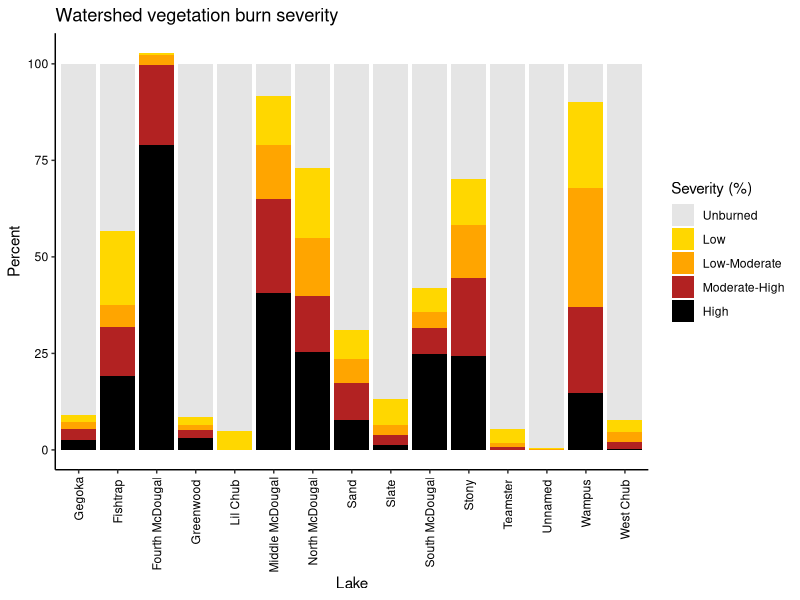
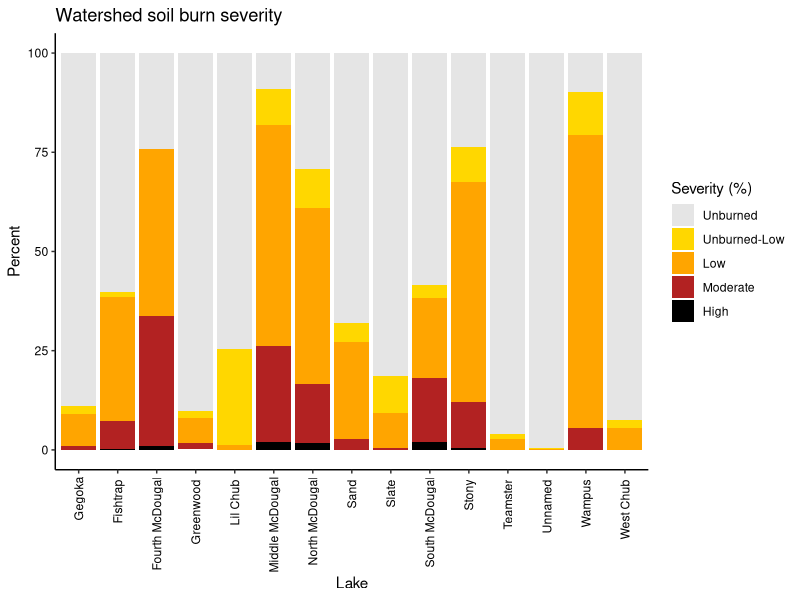
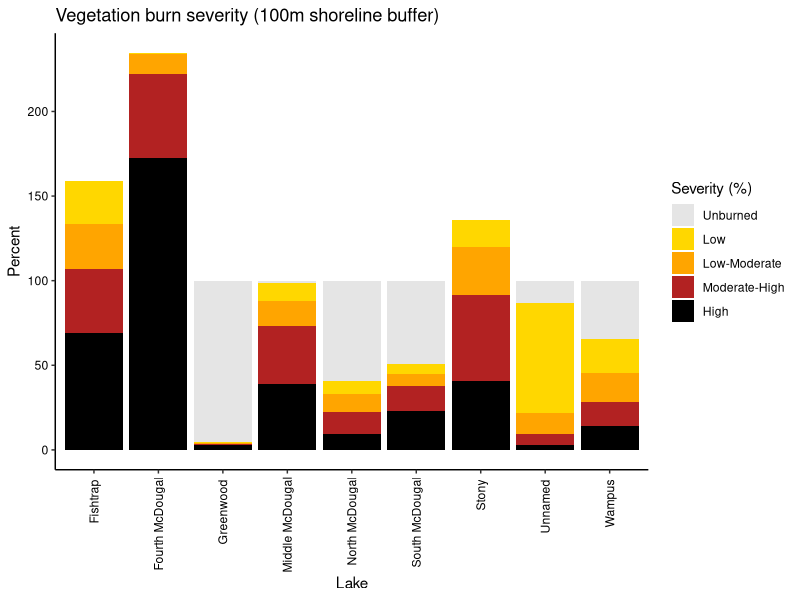
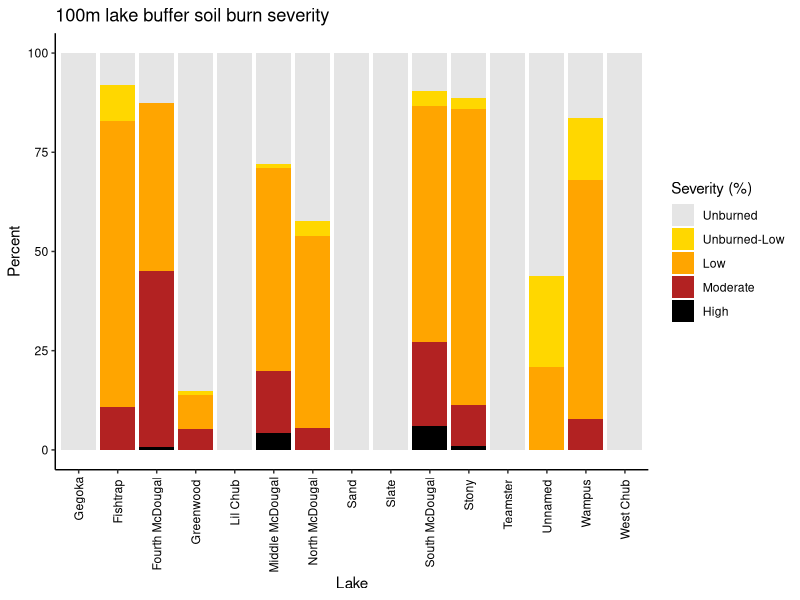

Reproduce these figures in R, in order.
################### Exploring lake times series data ##########################
# Date: 8-26-22
# updated: 10-18-22, now with soil burn severity data corrected
# Author: Ian McCullough, immccull@gmail.com
###############################################################################

#### R libraries ####
library(ggplot2)
library(reshape2)
library(dplyr)

#### Input data ####
setwd("C:/Users/immcc/Documents/SplashNBurn")

may_june_july <- read.csv("Data/WaterQuality/may_june_july.csv")
ws_burn_severity <- read.csv("Data/BurnSeverity/vegetation_ws_area.csv")
#ws_soilburn_severity <- read.csv("Data/BurnSeverity/soil_ws_area.csv")
ws_soilburn_severity <- read.csv("Data/BurnSeverity/Ian_calculations/burned_ws_sbs_pct.csv")
buffer_burn_severity <- read.csv("Data/BurnSeverity/vegetation_buffer_area.csv")
#buffer_soilburn_severity <- read.csv("Data/BurnSeverity/soil_buffer_area.csv")
buffer_soilburn_severity <- read.csv("Data/BurnSeverity/Ian_calculations/burned_buff100m_sbs_pct.csv")

#### Main program ####
# how correlated are % ws burn variables? Seem to be highly so
ws_burn_severity_pct <- ws_burn_severity[,c(1,3,5,7,9)]
ws_burn_severity_pct$total_ws_burn_pct <- rowSums(ws_burn_severity_pct[,c(2:5)])
cor(ws_burn_severity_pct, method='pearson', use='pairwise.complete.obs')
cor(ws_burn_severity_pct, method='spearman', use='pairwise.complete.obs')

# calculate unburned pct
ws_burn_severity_pct$unburned_pct <- 100-ws_burn_severity_pct$total_ws_burn_pct
# if any slight rounding errors result in negative burned area
ws_burn_severity_pct$unburned_pct <- ifelse(ws_burn_severity_pct$unburned_pct < 0, 0, ws_burn_severity_pct$unburned_pct)

## prepare for plot
# get names + lagoslakeids only
lakenamesids <- may_june_july[,c('Lagoslakeid','Site','Type')]
lakenamesids <- subset(lakenamesids, Type=='sample')
lakenamesids <- lakenamesids[!duplicated(lakenamesids), ]
lakenamesids <- lakenamesids[,c(1:2)]

ws_burn_severity_pct <- merge(ws_burn_severity_pct, lakenamesids, by.x='lagoslakeid', by.y='Lagoslakeid')
ws_burn_severity_pct_melted <- reshape2::melt(ws_burn_severity_pct[,c(2:5,7,8)], 
      id.var='Site', variable.name='Severity', value.name='Percent')

ws_burn_severity_pct_melted$Severity <- factor(ws_burn_severity_pct_melted$Severity, levels=c('unburned_pct','low_severity_pct',
                                                          'moderate_low_severity_pct','moderate_high_severity_pct','high_severity_pct'))

# get rid of word 'Lake' to make labels smaller
ws_burn_severity_pct_melted$Lake <- gsub(paste('Lake',collapse='|'),"",ws_burn_severity_pct_melted$Site)

jpeg('Figures/BurnSeverity_byLake.jpeg',width = 7,height = 5,units = 'in',res=600)
ggplot(ws_burn_severity_pct_melted, aes(fill=Severity, y=Percent, x=Lake)) + 
  geom_bar(position="stack", stat="identity")+
  theme_classic()+
  theme(axis.text.x=element_text(angle=90, vjust=0.5, hjust=1, color='black'),
        axis.text.y=element_text(color='black'))+
  scale_fill_manual(values=c('gray90','gold','orange','firebrick','black'), 
                    labels=c('Unburned','Low','Low-Moderate','Moderate-High','High'),
                    'Severity (%)')+
  ggtitle('Watershed vegetation burn severity')
dev.off()

### watershed soil burn severity ###
# how correlated are % ws soilburn variables? Seem to be highly so
ws_soilburn_severity_pct <- ws_soilburn_severity[,c(1,11:15)]
ws_soilburn_severity_pct$total_ws_soilburn_pct <- rowSums(ws_soilburn_severity_pct[,c(2:6)])
cor(ws_soilburn_severity_pct, method='pearson', use='pairwise.complete.obs')
cor(ws_soilburn_severity_pct, method='spearman', use='pairwise.complete.obs')

# calculate unburned pct; no longer needed
#ws_soilburn_severity_pct$unburned_pct <- 100-ws_soilburn_severity_pct$total_ws_soilburn_pct
# if any slight rounding errors result in negative soilburned area
#ws_soilburn_severity_pct$unburned_pct <- ifelse(ws_soilburn_severity_pct$unburned_pct < 0, 0, ws_soilburn_severity_pct$unburned_pct)

## prepare for plot
ws_soilburn_severity_pct <- merge(ws_soilburn_severity_pct, lakenamesids, by.x='lagoslakeid', by.y='Lagoslakeid')
ws_soilburn_severity_pct_melted <- reshape2::melt(ws_soilburn_severity_pct[,c(2:6,8)], 
                                                  id.var='Site', variable.name='Severity', value.name='Percent')

ws_soilburn_severity_pct_melted$Severity <- factor(ws_soilburn_severity_pct_melted$Severity, levels=c('unburned_pct','unburned_low_pct','low_pct',
                                                                                                      'moderate_pct','high_pct'))

# get rid of word 'Lake' to make labels smaller
ws_soilburn_severity_pct_melted$Lake <- gsub(paste('Lake',collapse='|'),"",ws_soilburn_severity_pct_melted$Site)

jpeg('Figures/soilburnSeverity_byLake.jpeg',width = 7,height = 5,units = 'in',res=600)
ggplot(ws_soilburn_severity_pct_melted, aes(fill=Severity, y=Percent, x=Lake)) + 
  geom_bar(position="stack", stat="identity")+
  theme_classic()+
  theme(axis.text.x=element_text(angle=90, vjust=0.5, hjust=1, color='black'),
        axis.text.y=element_text(color='black'))+
  scale_fill_manual(values=c('gray90','gold','orange','firebrick','black'), 
                    labels=c('Unburned','Unburned-Low','Low','Moderate','High'),
                    'Severity (%)')+
  ggtitle('Watershed soil burn severity')
dev.off()

### shoreline buffers ###
## vegetation burn severity
# how correlated are % buffer burn variables? Seem to be highly so
buffer_burn_severity_pct <- buffer_burn_severity[,c(1,3,5,7,9)]
buffer_burn_severity_pct$total_buffer_burn_pct <- rowSums(buffer_burn_severity_pct[,c(2:5)])
cor(buffer_burn_severity_pct, method='pearson', use='pairwise.complete.obs')
cor(buffer_burn_severity_pct, method='spearman', use='pairwise.complete.obs')

# calculate unburned pct
buffer_burn_severity_pct$unburned_pct <- 100-buffer_burn_severity_pct$total_buffer_burn_pct
# if any slight rounding errors result in negative burned area
buffer_burn_severity_pct$unburned_pct <- ifelse(buffer_burn_severity_pct$unburned_pct < 0, 0, buffer_burn_severity_pct$unburned_pct)

## prepare for plot
buffer_burn_severity_pct <- merge(buffer_burn_severity_pct, lakenamesids, by.x='lagoslakeid', by.y='Lagoslakeid')
buffer_burn_severity_pct_melted <- reshape2::melt(buffer_burn_severity_pct[,c(2:5,7,8)], 
                                                  id.var='Site', variable.name='Severity', value.name='Percent')

buffer_burn_severity_pct_melted$Severity <- factor(buffer_burn_severity_pct_melted$Severity, levels=c('unburned_pct','low_severity_pct',
                                                                                                      'moderate_low_severity_pct','moderate_high_severity_pct','high_severity_pct'))

# get rid of word 'Lake' to make labels smaller
buffer_burn_severity_pct_melted$Lake <- gsub(paste('Lake',collapse='|'),"",buffer_burn_severity_pct_melted$Site)

jpeg('Figures/BurnSeverity_buffer_byLake.jpeg',width = 7,height = 5,units = 'in',res=600)
ggplot(buffer_burn_severity_pct_melted, aes(fill=Severity, y=Percent, x=Lake)) + 
  geom_bar(position="stack", stat="identity")+
  theme_classic()+
  theme(axis.text.x=element_text(angle=90, vjust=0.5, hjust=1, color='black'),
        axis.text.y=element_text(color='black'))+
  scale_fill_manual(values=c('gray90','gold','orange','firebrick','black'), 
                    labels=c('Unburned','Low','Low-Moderate','Moderate-High','High'),
                    'Severity (%)')+
  ggtitle('Vegetation burn severity (100m shoreline buffer)')
dev.off()

## soil burn severity 100m buffer
# how correlated are % buffer soilburn variables? Seem to be highly so
buffer_soilburn_severity_pct <- buffer_soilburn_severity[,c(1,8:12)]
buffer_soilburn_severity_pct$total_buffer_soilburn_pct <- rowSums(buffer_soilburn_severity_pct[,c(2:6)])
cor(buffer_soilburn_severity_pct, method='pearson', use='pairwise.complete.obs')
cor(buffer_soilburn_severity_pct, method='spearman', use='pairwise.complete.obs')

# calculate unburned pct; no longer needed
#buffer_soilburn_severity_pct$unburned_pct <- 100-buffer_soilburn_severity_pct$total_buffer_soilburn_pct
# if any slight rounding errors result in negative soilburned area
#buffer_soilburn_severity_pct$unburned_pct <- ifelse(buffer_soilburn_severity_pct$unburned_pct < 0, 0, buffer_soilburn_severity_pct$unburned_pct)

## prepare for plot
buffer_soilburn_severity_pct <- merge(buffer_soilburn_severity_pct, lakenamesids, by.x='lagoslakeid', by.y='Lagoslakeid')
buffer_soilburn_severity_pct_melted <- reshape2::melt(buffer_soilburn_severity_pct[,c(2:6,8)], 
                                                      id.var='Site', variable.name='Severity', value.name='Percent')

buffer_soilburn_severity_pct_melted$Severity <- factor(buffer_soilburn_severity_pct_melted$Severity, levels=c('unburned_pct','unburned_low_pct','low_pct',
                                                                                                              'moderate_pct','high_pct'))

# get rid of word 'Lake' to make labels smaller
buffer_soilburn_severity_pct_melted$Lake <- gsub(paste('Lake',collapse='|'),"",buffer_soilburn_severity_pct_melted$Site)

jpeg('Figures/soilburnSeverity_buffer_byLake.jpeg',width = 7,height = 5,units = 'in',res=600)
ggplot(buffer_soilburn_severity_pct_melted, aes(fill=Severity, y=Percent, x=Lake)) + 
  geom_bar(position="stack", stat="identity")+
  theme_classic()+
  theme(axis.text.x=element_text(angle=90, vjust=0.5, hjust=1, color='black'),
        axis.text.y=element_text(color='black'))+
  scale_fill_manual(values=c('gray90','gold','orange','firebrick','black'), 
                    labels=c('Unburned','Unburned-Low','Low','Moderate','High'),
                    'Severity (%)')+
  ggtitle('100m lake buffer soil burn severity')
dev.off()


### how correlated are vegetation and soil burn severity? ###
# for now, analyzing watershed only (more data points)
veg_soil_severity <- merge(ws_burn_severity_pct, ws_soilburn_severity_pct, by='lagoslakeid')[,c(1:13)]
names(veg_soil_severity) <- c('lagoslakeid','veg_low_severity_pct','veg_moderate_low_severity_pct','veg_moderate_high_severity_pct',
                             'veg_high_severity_pct','veg_total_ws_burn_pct','veg_unburned_pct','Site',
                             'soil_low_severity_pct','soil_moderate_severity_pct','soil_high_severity_pct','soil_total_ws_burn_pct','soil_unburned_pct')
cor(veg_soil_severity[,c(2:7,9:13)], method='pearson', use='pairwise.complete.obs')
